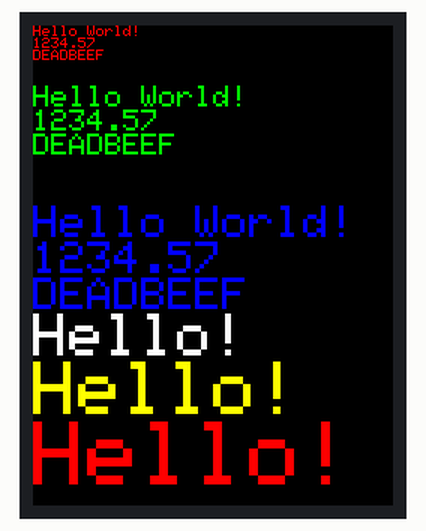
The sketch below on a simulated Arduino Uno, built with avr-gcc and run on an emulated ATmega328P. On the bench: 240×320 colour display. What the sketch prints to the serial monitor is not drawn.

Above: at 0.3 s.

The sketch:

DisplayString.ino
```cpp
// IMPORTANT: Adafruit_TFTLCD LIBRARY MUST BE SPECIFICALLY
// CONFIGURED FOR EITHER THE TFT SHIELD OR THE BREAKOUT BOARD.
// SEE RELEVANT COMMENTS IN Adafruit_TFTLCD.h FOR SETUP.
//Technical support:goodtft@163.com

#include <Adafruit_GFX.h>    // Core graphics library
#include <Adafruit_TFTLCD.h> // Hardware-specific library

// The control pins for the LCD can be assigned to any digital or
// analog pins...but we'll use the analog pins as this allows us to
// double up the pins with the touch screen (see the TFT paint example).
#define LCD_CS A3 // Chip Select goes to Analog 3
#define LCD_CD A2 // Command/Data goes to Analog 2
#define LCD_WR A1 // LCD Write goes to Analog 1
#define LCD_RD A0 // LCD Read goes to Analog 0

#define LCD_RESET A4 // Can alternately just connect to Arduino's reset pin

// When using the BREAKOUT BOARD only, use these 8 data lines to the LCD:
// For the Arduino Uno, Duemilanove, Diecimila, etc.:
//   D0 connects to digital pin 8  (Notice these are
//   D1 connects to digital pin 9   NOT in order!)
//   D2 connects to digital pin 2
//   D3 connects to digital pin 3
//   D4 connects to digital pin 4
//   D5 connects to digital pin 5
//   D6 connects to digital pin 6
//   D7 connects to digital pin 7
// For the Arduino Mega, use digital pins 22 through 29
// (on the 2-row header at the end of the board).

// Assign human-readable names to some common 16-bit color values:
#define	BLACK   0x0000
#define	BLUE    0x001F
#define	RED     0xF800
#define	GREEN   0x07E0
#define CYAN    0x07FF
#define MAGENTA 0xF81F
#define YELLOW  0xFFE0
#define WHITE   0xFFFF

Adafruit_TFTLCD tft(LCD_CS, LCD_CD, LCD_WR, LCD_RD, LCD_RESET);
// If using the shield, all control and data lines are fixed, and
// a simpler declaration can optionally be used:
// Adafruit_TFTLCD tft;

void setup(void) {
  Serial.begin(9600);
  Serial.println(F("TFT LCD test"));

#ifdef USE_ADAFRUIT_SHIELD_PINOUT
  Serial.println(F("Using Adafruit 2.4\" TFT Arduino Shield Pinout"));
#else
  Serial.println(F("Using Adafruit 2.4\" TFT Breakout Board Pinout"));
#endif

  Serial.print("TFT size is "); Serial.print(tft.width()); Serial.print("x"); Serial.println(tft.height());

  tft.reset();

  uint16_t identifier = tft.readID();
  if(identifier==0x0101)
      identifier=0x9341;
   identifier=0x9481;
   if(identifier == 0x9325) {
    Serial.println(F("Found ILI9325 LCD driver"));
  } else if(identifier == 0x4535) {
    Serial.println(F("Found LGDP4535 LCD driver"));
  }else if(identifier == 0x9328) {
    Serial.println(F("Found ILI9328 LCD driver"));
  } else if(identifier == 0x7575) {
    Serial.println(F("Found HX8347G LCD driver"));
  } else if(identifier == 0x9341) {
    Serial.println(F("Found ILI9341 LCD driver"));
  } else if(identifier == 0x8357) {
    Serial.println(F("Found HX8357D LCD driver"));
  } else if(identifier == 0x9481) {
    Serial.println(F("Found ILI9481 LCD driver"));
  }
  else {
    Serial.print(F("Unknown LCD driver chip: "));
    Serial.println(identifier, HEX);
    Serial.println(F("If using the Adafruit 2.4\" TFT Arduino shield, the line:"));
    Serial.println(F("  #define USE_ADAFRUIT_SHIELD_PINOUT"));
    Serial.println(F("should appear in the library header (Adafruit_TFT.h)."));
    Serial.println(F("If using the breakout board, it should NOT be #defined!"));
    Serial.println(F("Also if using the breakout, double-check that all wiring"));
    Serial.println(F("matches the tutorial."));
    return;
  }

  tft.begin(identifier);


}

void loop(void) {
   tft.fillScreen(BLACK);
  unsigned long start = micros();
  tft.setCursor(0, 0);

  tft.setTextColor(RED);  tft.setTextSize(1);
  tft.println("Hello World!");
  tft.println(01234.56789);
  tft.println(0xDEADBEEF, HEX);
  tft.println();
  tft.println();
  tft.setTextColor(GREEN); tft.setTextSize(2);
   tft.println("Hello World!");
  tft.println(01234.56789);
  tft.println(0xDEADBEEF, HEX);
  tft.println();
  tft.println();

  tft.setTextColor(BLUE);    tft.setTextSize(3);
   tft.println("Hello World!");
  tft.println(01234.56789);
  tft.println(0xDEADBEEF, HEX);

  tft.setTextColor(WHITE);    tft.setTextSize(4);
   tft.println("Hello!");
   tft.setTextColor(YELLOW);    tft.setTextSize(5);
   tft.println("Hello!");
   tft.setTextColor(RED);    tft.setTextSize(6);
   tft.println("Hello!");
  tft.println();
  tft.println();
  /*
  tft.println();
  tft.setTextColor(GREEN);
  tft.setTextSize(5);
  tft.println("Groop");
  tft.setTextSize(2);
  tft.println("I implore thee,");
  tft.setTextSize(1);
  tft.println("my foonting turlingdromes.");
  tft.println("And hooptiously drangle me");
  tft.println("with crinkly bindlewurdles,");
  tft.println("Or I will rend thee");
  tft.println("in the gobberwarts");
  tft.println("with my blurglecruncheon,");
  tft.println("see if I don't!");*/
  delay(1000);delay(1000);delay(1000);delay(1000);delay(1000);
}
```

Measured:
- what the display in image 0 shows lasts 5.0 s, from 0.3 s to 5.3 s
